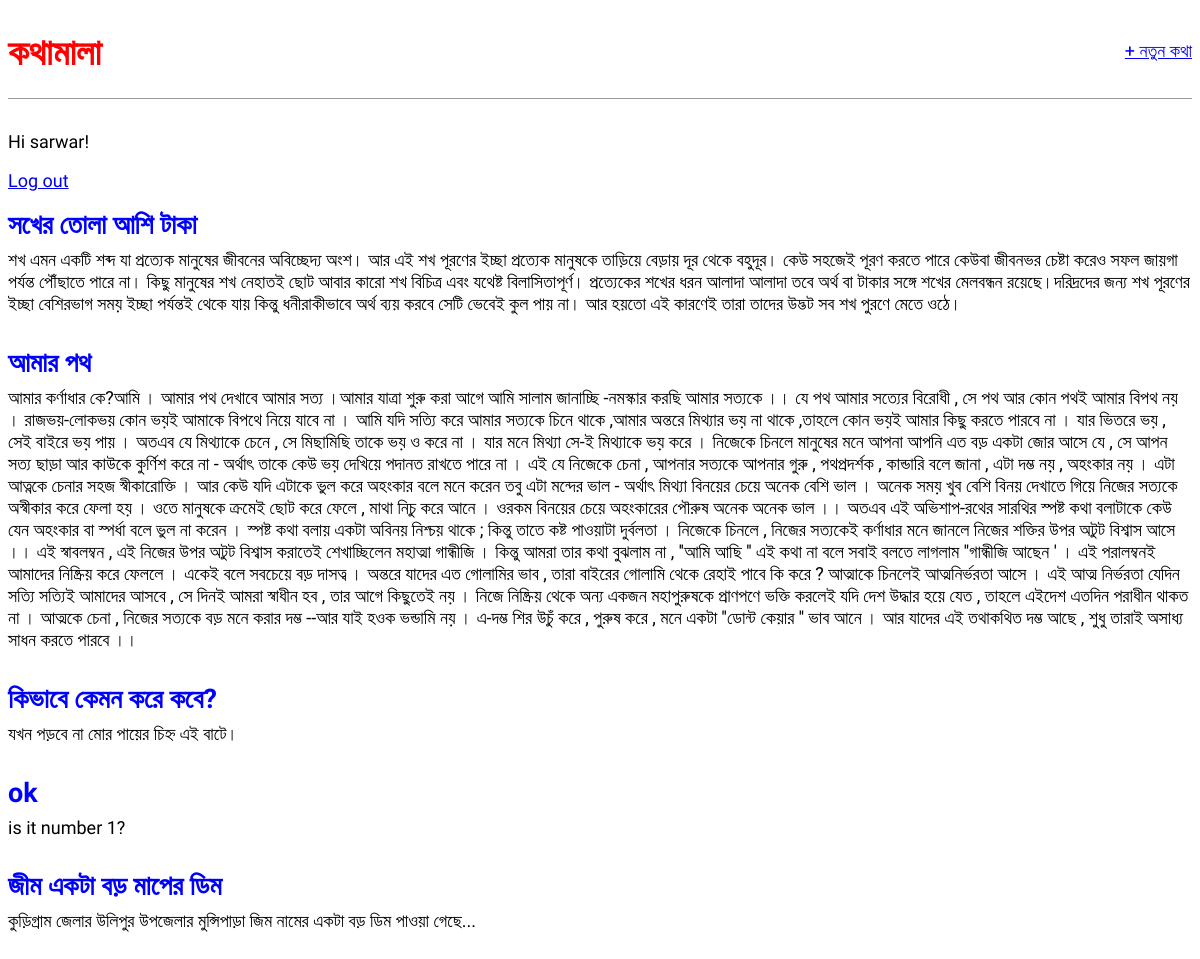
The app's page / (signed in) with its own data.
### blog/models.py (models this page shows, shortened)
class Post(models.Model):
    title = models.CharField(max_length=200)
    author = models.ForeignKey(
        'auth.User',
        on_delete = models.CASCADE,
    )
    body =models.TextField()

### blog/views.py (the view)
# urls.py: path('',BlogListView.as_view() ,name='home'),
class BlogListView(ListView):
    model = Post
    template_name = 'home.html'

### templates/home.html
{% extends 'base.html' %}
{% block content %}
{% for post in object_list %}
<div class="post-entry">
    <h2><a href="{% url 'post_detail' post.pk %}">{{ post.title }}</a></h2>
    <p>{{ post.body }}</p>
</div>
{% endfor %}
{% endblock content %}

### templates/base.html (shortened to what this page needs)
{% load static %}
<html>
<head>
    <link rel="stylesheet" href="{% static 'css/base.css' %}">
</head>
<body>
    <div>
        <header>
            <div class="nav-left">
                <h1><a href="{% url 'home' %}">কথামালা</a></h1>
            </div>
            <div class="nav-right">
                <a href="{% url 'post_new' %}">+ নতুন কথা</a>
            </div>
        </header>
        {% if user.is_authenticated %}
        <p>Hi {{ user.username }}!</p>
        <p><a href="{% url 'logout' %}">Log out</a></p>
        {% else %}
        <p>You are not logged in.</p>
        <a href="{% url 'login' %}">Log In</a>
        {% endif %}
        {% block content %}
        {% endblock content %}
    </div>
</body>
</html>

### static/css/base.css (style rules this page uses)
body { font-family: 'Atma', cursive; font-size: 18px; }
header { border-bottom: 1px solid #999; margin-bottom: 2rem; display: flex; }
header h1 a { color: red; text-decoration: none; }
.nav-left { margin-right: auto; }
.nav-right { display: flex; padding-top: 2rem; }
.post-entry { margin-bottom: 2rem; }
.post-entry h2 { margin: 0.5rem 0; }
.post-entry h2 a, .post-entry h2 a:visited { color: blue; text-decoration: none; }
.post-entry p { margin: 0; font-weight: 400; }

### records on screen
Post: title "সখের তোলা আশি টাকা", body "শখ এমন একটি শব্দ যা প্রত্যেক মানুষের জীবনের অবিচ্ছেদ্য অংশ। আর এই শখ পূরণের ইচ্ছা প্রত্যেক মানুষকে তাড়িয়ে বেড়ায় দূর থেকে বহুদূর। কেউ সহজেই পূরণ করতে পারে কেউবা জীবনভর চেষ্টা করেও সফল জায়গা পর্যন্ত পৌঁছাতে পারে না। কিছু মানুষের শখ নেহাতই ছোট আবার কারো শখ বিচিত্র এবং যথেষ্ট বিলাসিতাপূর্ণ। প্রত্যেকের শখের ধরন আলাদা আলাদা তবে অর্থ বা টাকার সঙ্গে শখের মেলবন্ধন রয়েছে।দরিদ্রদের জন্য শখ পূরণের ইচ্ছা বেশিরভাগ সময় ইচ্ছা পর্যন্তই থেকে যায় কিন্তু ধনীরাকীভাবে অর্থ ব্যয় করবে সেটি ভেবেই কুল পায় না। আর হয়তো এই কারণেই তারা তাদের উদ্ভট সব শখ পুরণে মেতে ওঠে।"
Post: title "আমার পথ", body "আমার কর্ণাধার কে?আমি । আমার পথ দেখাবে আমার সত্য ।আমার যাত্রা শুরু করা আগে আমি সালাম জানাচ্ছি -নমস্কার করছি আমার সত্যকে ।। যে পথ আমার সত্যের বিরোধী , সে পথ আর কোন পথই আমার বিপথ নয় । রাজভয়-লোকভয় কোন ভয়ই আমাকে বিপথে নিয়ে যাবে না । আমি যদি সত্যি করে আমার সত্যকে চিনে থাকে ,আমার অন্তরে মিথ্যার ভয় না থাকে ,তাহলে কোন ভয়ই আমার কিছু করতে পারবে না । যার ভিতরে ভয় , সেই বাইরে ভয় পায় । অতএব যে মিথ্যাকে চেনে , সে মিছামিছি তাকে ভয় ও করে না । যার মনে মিথ্যা সে-ই মিথ্যাকে ভয় করে । নিজেকে চিনলে মানুষের মনে আপনা আপনি এত বড় একটা জোর আসে যে , সে আপন সত্য ছাড়া আর কাউকে কুর্ণিশ করে না - অর্থাৎ তাকে কেউ ভয় দেখিয়ে পদানত রাখতে পারে না । এই যে নিজেকে চেনা , আপনার সত্যকে আপনার গুরু , পথপ্রদর্শক , কান্ডারি বলে জানা ,…"
Post: title "কিভাবে কেমন করে কবে?", body "যখন পড়বে না মোর পায়ের চিহ্ন এই বাটে।"
Post: title "ok", body "is it number 1?"
Post: title "জীম একটা বড় মাপের ডিম", body "কুড়িগ্রাম জেলার উলিপুর উপজেলার মুন্সিপাড়া জিম নামের একটা বড় ডিম পাওয়া গেছে..."

### other values on screen
{{ user.username }} "sarwar"
